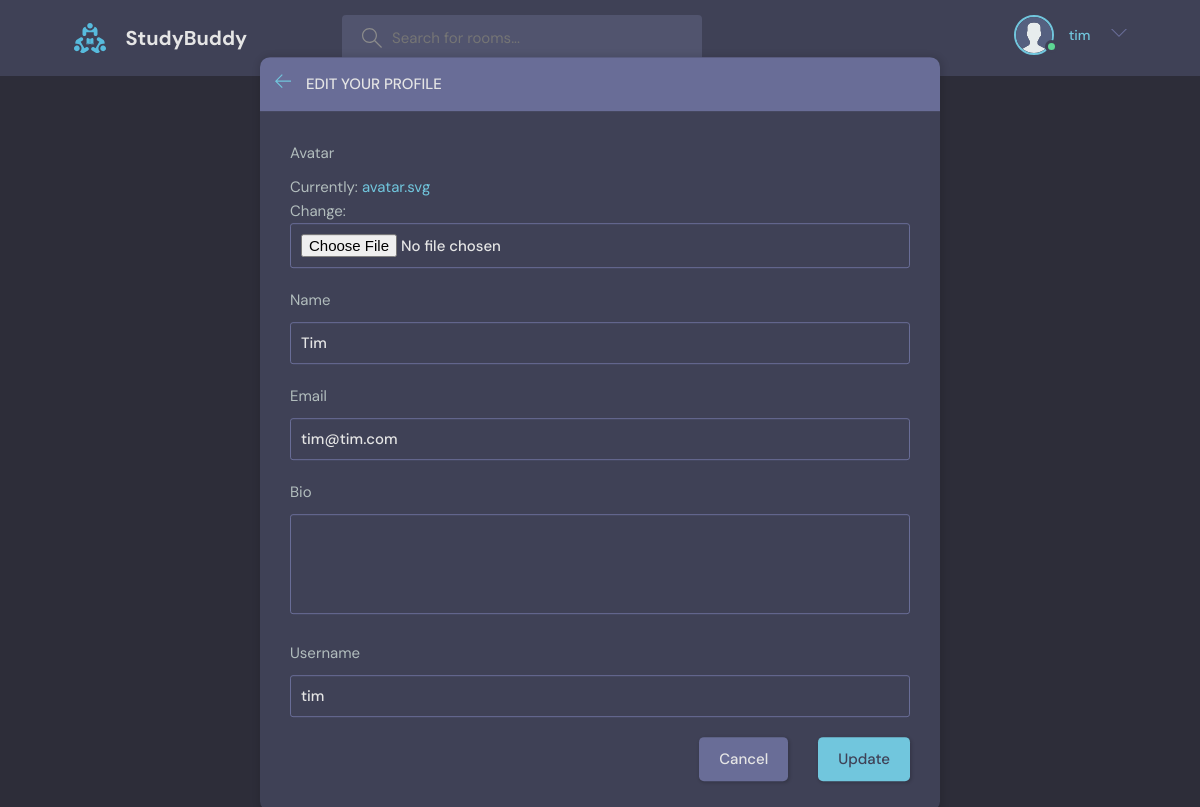
The page /update-profile/1/ (signed in) on the database its author committed.
### base/models.py (models this page shows)
class User(AbstractUser):
    name=models.CharField(max_length=200,null=True)
    email=models.EmailField(unique=True,null=True)
    bio=models.TextField(null=True)
    avatar=models.ImageField(null=True,default='avatar.svg')
    USERNAME_FIELD='email'
    REQUIRED_FIELDS=[]

### base/views.py (the view)
# urls.py: path('update-profile/<str:pk>/',views.updateUser,name='update-profile'),
@login_required(login_url='login')
def updateUser(request, pk):
    user = request.user
    form = UserForm(instance=user)
    if request.method == "POST":
        form = UserForm(request.POST,request.FILES,instance=user)  # <-- FIX: include instance
        if form.is_valid():
            form.save()  # no need to assign to user again
            return redirect('userprofile', pk=user.id)
    context = {'form': form}
    return render(request, 'base/update-user.html', context)

### base/forms.py
class UserForm(ModelForm):
     class Meta:
          model=User
          fields=['avatar','name','email','bio','username']

### base/templates/base/update-user.html (shortened to what this page needs)
{% extends "main.html" %}
{% block content %}
    <main class="update-account layout">
        <div class="container">
            <div class="layout__box">
                <div class="layout__boxHeader">
                    <div class="layout__boxTitle">
                        <a href="{%url 'userprofile' request.user.id %}">
                            <svg version="1.1" xmlns="http://www.w3.org/2000/svg" width="32" height="32"
                                viewBox="0 0 32 32">
                                <title>arrow-left</title>
                                <path
                                    d="M13.723 2.286l-13.723 13.714 13.719 13.714 1.616-1.611-10.96-10.96h27.625v-2.286h-27.625l10.965-10.965-1.616-1.607z">
                                </path>
                            </svg>
                        </a>
                        <h3>Edit your profile</h3>
                    </div>
                </div>
                <div class="layout__body">
                    <form class="form" action="" method="POST" enctype='multipart/form-data'>
{% for field in form  %}
                        <div class="form__group">
                            <label for="user_bio">{{field.label}}</label>
                            {{field}}
                        </div>
                        {% endfor %}
                        <div class="form__action">
                            <a class="btn btn--dark" href="{% url 'home' %}">Cancel</a>
                            <button class="btn btn--main" type="submit">Update</button>
                        </div>
                    </form>
                </div>
            </div>
        </div>
    </main>
{% endblock content %}

### templates/navbar.html (shortened to what this page needs)
{% load static %}
<header class="header header--loggedIn">
      <div class="container">
        <a href="{%url 'home'%}" class="header__logo">
          <img src="{%static 'images/logo.svg'%}" />
          <h1>StudyBuddy</h1>
        </a>
        <form class="header__search" method="GET" action="{% url 'home'%}">
          <label>
            <input placeholder="Search for rooms..." name="q" />
          </label>
        </form>
        <nav class="header__menu">
    {% if request.user.is_authenticated %}
          <div class="header__user">
            <a href="{% url 'userprofile' request.user.id %}">
              <div class="avatar avatar--medium active">
                <img src="{{request.user.avatar.url}}" />
              </div>
              <p><span>{{request.user.username}}</span></p>
            </a>
            <button class="dropdown-button">
              <svg version="1.1" xmlns="http://www.w3.org/2000/svg" width="32" height="32" viewBox="0 0 32 32">
                <title>chevron-down</title>
                <path d="M16 21l-13-13h-3l16 16 16-16h-3l-13 13z"></path>
              </svg>
            </button>
          </div>
          {% else %}
          <a href="{%url 'login'%}">
           <img src="{%static 'images/avatar.svg'%}" alt="image">
           <p>Login</p></a>
          {% endif %}
        </nav>
    </div>
</header>

### rows shown on the page
User: user.avatar (placeholder picture), user.username "tim", form "Tim" "tim@tim.com" "tim"

### other values the page prints
{{ field.label }} "Avatar" "Name" "Email" "Bio" "Username"
